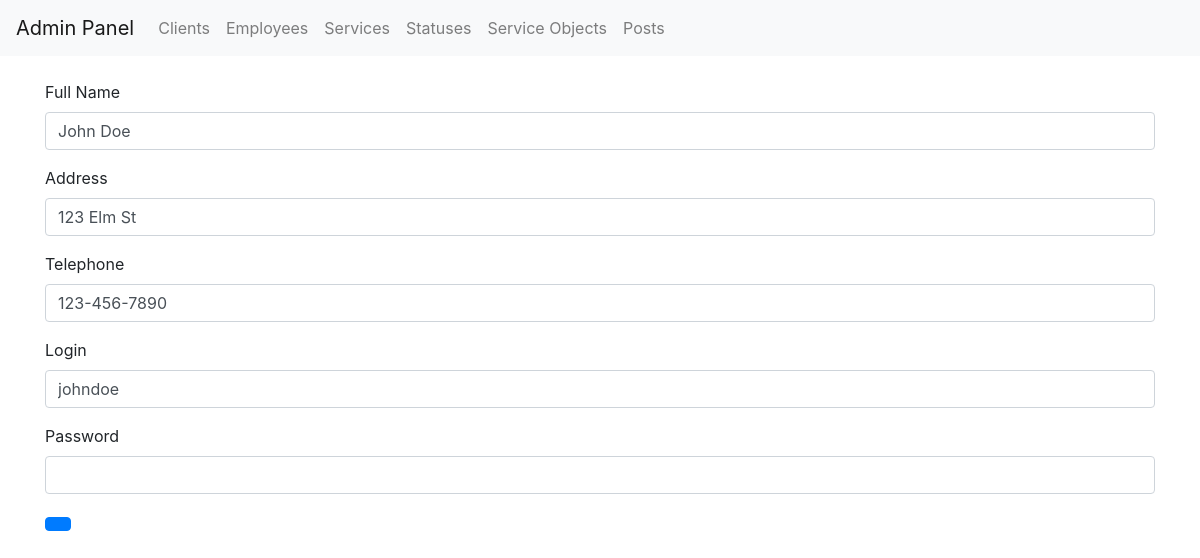
The page /admin/client/edit/1 (signed in) on the database its author committed.
### app/models.py (models this page shows, shortened)
class Clients(db.Model):
    __tablename__ = 'Clients'
    id = db.Column(db.Integer, primary_key=True)
    full_name = db.Column(db.String(150), nullable=False)
    address = db.Column(db.String(250), nullable=False)
    telephone = db.Column(db.String(50), unique=True, nullable=False)
    login = db.Column(db.String(150), unique=True, nullable=False)
    password = db.Column(db.String(150), nullable=False)

### app/admin/routs.py (the view, shortened to what this page needs)
@admin.route('/admin/client/edit/<int:id>', methods=['GET', 'POST'])
def edit_client(id):
    if session.get('role') != 'admin':
        return redirect(url_for('users.login'))
    client = Clients.query.get_or_404(id)
    form = ClientForm(obj=client)
    return render_template('admin/edit_client.html', form=form, client=client)

### app/admin/forms.py (shortened to what this page needs)
class ClientForm(FlaskForm):
    full_name = StringField('Full Name', validators=[DataRequired(), Length(min=2, max=100)])
    address = StringField('Address', validators=[DataRequired(), Length(min=2, max=200)])
    telephone = StringField('Telephone', validators=[DataRequired(), Length(min=10, max=15)])
    login = StringField('Login', validators=[DataRequired(), Length(min=2, max=100)])
    password = PasswordField('Password', validators=[Optional(), Length(min=6)])
    submit = SubmitField('Submit')

### app/templates/admin/edit_client.html (shortened to what this page needs)
{% extends "admin/base_admin.html" %}
{% block content %}
<form method="POST" action="{{ url_for('admin.edit_client', id=client.id if client else None) }}">
    <div class="form-group">
        {{ form.full_name.label(class="form-control-label") }}
        {{ form.full_name(class="form-control") }}
    </div>
    <div class="form-group">
        {{ form.address.label(class="form-control-label") }}
        {{ form.address(class="form-control") }}
    </div>
    <div class="form-group">
        {{ form.telephone.label(class="form-control-label") }}
        {{ form.telephone(class="form-control") }}
    </div>
    <div class="form-group">
        {{ form.login.label(class="form-control-label") }}
        {{ form.login(class="form-control") }}
    </div>
    <div class="form-group">
        {{ form.password.label(class="form-control-label") }}
        {{ form.password(class="form-control") }}
    </div>
    <button type="submit" class="btn btn-primary">{{ submit_text }}</button>
</form>
{% endblock %}

### rows shown on the page
Clients: full_name "John Doe", address "123 Elm St", telephone "123-456-7890", login "johndoe"
